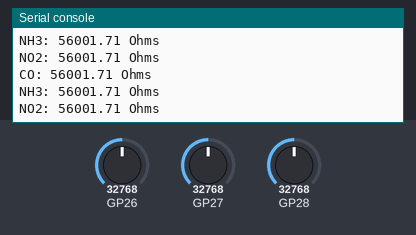
A program run on a simulated Raspberry Pi Pico running MicroPython. Shown: the last lines printed to the serial console. The test bench sets the inputs (shaded band); at power-on: GP26 = 32768, GP27 = 32768, GP28 = 32768 (analog values on the 0–65535 scale).

Above: at 4.2 s.
4.3 s: GP26 set to 45874
At 5.6 s:
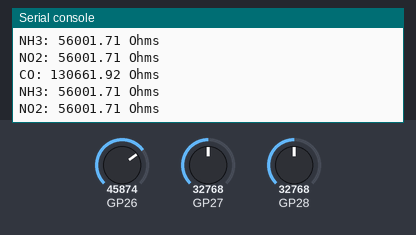
5.8 s: GP27 set to 45874
At 6.8 s:
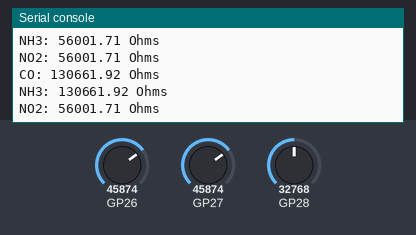
7.3 s: GP28 set to 45874
At 8.6 s:
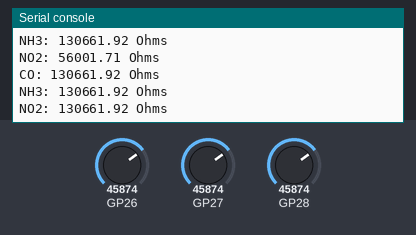
8.8 s: GP26 set to 57670
At 9.6 s:
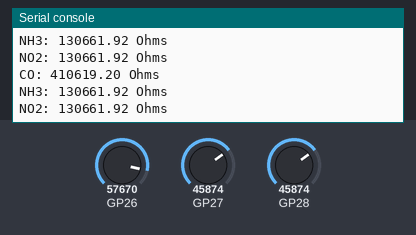
10.3 s: GP27 set to 57670
At 11.6 s:
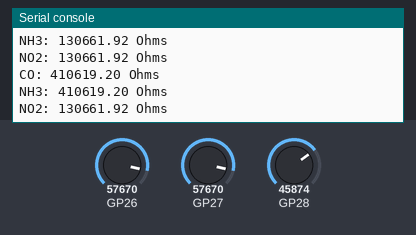
11.8 s: GP28 set to 57670
At 12.8 s:
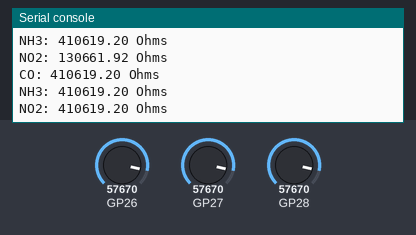
Timing chart, 0 to 14.3 s (numbered marks = the images above; inputs shaded):
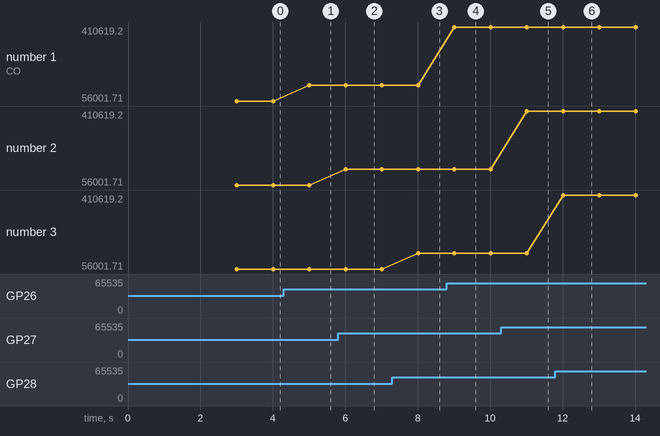

Measured:
- after the input at 4.3 s, the serial console: prints a new line after 0.71 s (image 1)
- after the input at 5.8 s, the serial console: prints a new line after 0.21 s (image 2)
- after the input at 7.3 s, the serial console: prints a new line after 0.71 s (image 3)
- after the input at 8.8 s, the serial console: prints a new line after 0.21 s (image 4)
- after the input at 10.3 s, the serial console: prints a new line after 0.71 s (image 5)
- after the input at 11.8 s, the serial console: prints a new line after 0.21 s (image 6)
- plotted number 1: 56001.71 → 130661.92 after the input at 4.3 s, 130661.92 → 410619.2 after the input at 8.8 s

The program:

main.py
```python
# Python env   : MicroPython v1.23.0
# -*- coding: utf-8 -*-
# @Time    : 2026/4/21 下午
# @Author  : hogeiha
# @File    : main.py
# @Description : MiCS6814 CO、NH3、NO2 三通道 ADC 读取示例

# ======================================== 导入相关模块 =========================================

import time
from mics6814 import MICS6814

# ======================================== 全局变量 ============================================

# CO 通道连接到 Pico GPIO26
CO_PIN = 26

# NH3 通道连接到 Pico GPIO27
NH3_PIN = 27

# NO2 通道连接到 Pico GPIO28
NO2_PIN = 28

# ======================================== 功能函数 ============================================

# ======================================== 自定义类 ============================================

# ======================================== 初始化配置 ===========================================

time.sleep(3)
print("FreakStudio: MICS6814 CO NH3 NO2 ADC sensor")

# 创建 MiCS6814 三通道 ADC 采集对象
gas = MICS6814(CO_PIN, NH3_PIN, NO2_PIN)

# ========================================  主程序  ============================================

try:
    while True:
        # 读取 CO、NH3、NO2 三个通道的电阻、电压和原始 ADC 值
        readings = gas.read_all()

        # 打印传感器读数
        print(readings)

        # 每秒读取一次传感器
        time.sleep(1)
except KeyboardInterrupt:
    pass
```

mics6814.py
```python
# (licence header left out)
__version__ = "1.0.0"
__author__ = "FreakStudio"
__license__ = "MIT"
__platform__ = "MicroPython v1.23.0"

# ======================================== 导入相关模块 =========================================

from machine import ADC, Pin

# ======================================== 全局变量 ============================================

# Pico ADC 16 位读取最大值，取值 65535
ADC_MAX_VALUE = 65535

# MiCS6814 模块默认负载电阻，取值 56000 欧姆
DEFAULT_LOAD_RESISTOR = 56000.0

# 默认 ADC 参考电压，取值 3.3V
DEFAULT_VREF = 3.3

# ======================================== 功能函数 ============================================


def _build_adc(pin) -> ADC:
    """
    根据传入引脚创建 ADC 对象。
    Args:
        pin (int | Pin | ADC): ADC 引脚编号、Pin 对象或 ADC 对象。

    Raises:
        ValueError: 参数为空时抛出。

    Notes:
        已创建的 ADC 对象会直接返回。

    ==========================================
    Create an ADC object from the input pin.
    Args:
        pin (int | Pin | ADC): ADC pin number, Pin object or ADC object.

    Raises:
        ValueError: Raised when the parameter is None.

    Notes:
        Existing ADC objects are returned directly.
    """
    if pin is None:
        raise ValueError("Pin cannot be None")

    if isinstance(pin, ADC):
        return pin

    if isinstance(pin, Pin):
        return ADC(pin)

    return ADC(Pin(pin))


# ======================================== 自定义类 ============================================


class Mics6814Reading:
    """
    MiCS6814 CO、NH3、NO2 三通道电阻读数结果。
    Attributes:
        co (float): CO 通道传感电阻值。
        nh3 (float): NH3 通道传感电阻值。
        no2 (float): NO2 通道传感电阻值。
        raw_co (int): CO 通道原始 ADC 值。
        raw_nh3 (int): NH3 通道原始 ADC 值。
        raw_no2 (int): NO2 通道原始 ADC 值。
        voltage_co (float): CO 通道电压值。
        voltage_nh3 (float): NH3 通道电压值。
        voltage_no2 (float): NO2 通道电压值。

    Methods:
        as_dict(): 返回字典格式的完整读数。

    Notes:
        电阻单位为欧姆，电压单位为伏。

    ==========================================
    MiCS6814 CO, NH3 and NO2 channel resistance reading result.
    Attributes:
        co (float): CO channel sensor resistance.
        nh3 (float): NH3 channel sensor resistance.
        no2 (float): NO2 channel sensor resistance.
        raw_co (int): Raw ADC value of CO channel.
        raw_nh3 (int): Raw ADC value of NH3 channel.
        raw_no2 (int): Raw ADC value of NO2 channel.
        voltage_co (float): Voltage of CO channel.
        voltage_nh3 (float): Voltage of NH3 channel.
        voltage_no2 (float): Voltage of NO2 channel.

    Methods:
        as_dict(): Return complete reading as a dictionary.

    Notes:
        Resistance is in ohms and voltage is in volts.
    """

    __slots__ = (
        "co",
        "nh3",
        "no2",
        "raw_co",
        "raw_nh3",
        "raw_no2",
        "voltage_co",
        "voltage_nh3",
        "voltage_no2",
    )

    def __init__(
        self,
        co: float,
        nh3: float,
        no2: float,
        raw_co: int,
        raw_nh3: int,
        raw_no2: int,
        voltage_co: float,
        voltage_nh3: float,
        voltage_no2: float,
    ) -> None:
        """
        初始化 MiCS6814 读数结果。
        Args:
            co (float): CO 通道传感电阻值。
            nh3 (float): NH3 通道传感电阻值。
            no2 (float): NO2 通道传感电阻值。
            raw_co (int): CO 通道原始 ADC 值。
            raw_nh3 (int): NH3 通道原始 ADC 值。
            raw_no2 (int): NO2 通道原始 ADC 值。
            voltage_co (float): CO 通道电压值。
            voltage_nh3 (float): NH3 通道电压值。
            voltage_no2 (float): NO2 通道电压值。

        Raises:
            无

        Notes:
            仅保存采集结果，不执行传感器采集。

        ==========================================
        Initialize MiCS6814 reading result.
        Args:
            co (float): CO channel sensor resistance.
            nh3 (float): NH3 channel sensor resistance.
            no2 (float): NO2 channel sensor resistance.
            raw_co (int): Raw ADC value of CO channel.
            raw_nh3 (int): Raw ADC value of NH3 channel.
            raw_no2 (int): Raw ADC value of NO2 channel.
            voltage_co (float): Voltage of CO channel.
            voltage_nh3 (float): Voltage of NH3 channel.
            voltage_no2 (float): Voltage of NO2 channel.

        Raises:
            None

        Notes:
            Stores sampling result only and does not sample the sensor.
        """
        self.co = co
        self.nh3 = nh3
        self.no2 = no2
        self.raw_co = raw_co
        self.raw_nh3 = raw_nh3
        self.raw_no2 = raw_no2
        self.voltage_co = voltage_co
        self.voltage_nh3 = voltage_nh3
        self.voltage_no2 = voltage_no2

    def as_dict(self) -> dict:
        """
        返回字典格式的完整读数。
        Args:
            无

        Raises:
            无

        Notes:
            适合串口打印或上传数据。

        ==========================================
        Return complete reading as a dictionary.
        Args:
            None

        Raises:
            None

        Notes:
            Suitable for serial printing or data upload.
        """
        return {
            "co": self.co,
            "nh3": self.nh3,
            "no2": self.no2,
            "raw_co": self.raw_co,
            "raw_nh3": self.raw_nh3,
            "raw_no2": self.raw_no2,
            "voltage_co": self.voltage_co,
            "voltage_nh3": self.voltage_nh3,
            "voltage_no2": self.voltage_no2,
        }

    def __repr__(self) -> str:
        return ("CO: {:.2f} Ohms\n" "NH3: {:.2f} Ohms\n" "NO2: {:.2f} Ohms").format(self.co, self.nh3, self.no2)

    __str__ = __repr__


class MICS6814:
    """
    MiCS6814 CO、NH3、NO2 三通道 ADC 采集驱动。
    Attributes:
        adc_co (ADC): CO 通道 ADC 对象。
        adc_nh3 (ADC): NH3 通道 ADC 对象。
        adc_no2 (ADC): NO2 通道 ADC 对象。
        vref (float): ADC 参考电压。
        load_resistor (float): 负载电阻值。
        samples (int): 单次读数平均采样次数。

    Methods:
        read_all(): 读取三个通道的气体电阻。
        read_raw_all(): 读取三个通道的原始 ADC 值。
        read_voltage_all(): 读取三个通道的电压值。
        read_co(): 读取 CO 通道电阻。
        read_nh3(): 读取 NH3 通道电阻。
        read_no2(): 读取 NO2 通道电阻。

    Notes:
        CO 对应原 reducing 通道，NO2 对应原 oxidising 通道。

    ==========================================
    MiCS6814 CO, NH3 and NO2 channel ADC sampling driver.
    Attributes:
        adc_co (ADC): ADC object for CO channel.
        adc_nh3 (ADC): ADC object for NH3 channel.
        adc_no2 (ADC): ADC object for NO2 channel.
        vref (float): ADC reference voltage.
        load_resistor (float): Load resistor value.
        samples (int): Average sample count per reading.

    Methods:
        read_all(): Read gas resistance from all three channels.
        read_raw_all(): Read raw ADC values from all three channels.
        read_voltage_all(): Read voltage values from all three channels.
        read_co(): Read CO channel resistance.
        read_nh3(): Read NH3 channel resistance.
        read_no2(): Read NO2 channel resistance.

    Notes:
        CO maps to the original reducing channel and NO2 maps to the original oxidising channel.
    """

    def __init__(
        self,
        co_pin,
        nh3_pin,
        no2_pin,
        vref: float = DEFAULT_VREF,
        load_resistor: float = DEFAULT_LOAD_RESISTOR,
        samples: int = 1,
    ) -> None:
        """
        初始化 MiCS6814 ADC 采集驱动。
        Args:
            co_pin (int | Pin | ADC): CO 通道 ADC 引脚。
            nh3_pin (int | Pin | ADC): NH3 通道 ADC 引脚。
            no2_pin (int | Pin | ADC): NO2 通道 ADC 引脚。
            vref (float): ADC 参考电压，默认 3.3V。
            load_resistor (float): 负载电阻值，默认 56000 欧姆。
            samples (int): 平均采样次数，默认 1。

        Raises:
            ValueError: 参数为空或取值非法时抛出。
            TypeError: 参数类型非法时抛出。

        Notes:
            Pico 常用 ADC 引脚为 GPIO26、GPIO27、GPIO28。

        ==========================================
        Initialize MiCS6814 ADC sampling driver.
        Args:
            co_pin (int | Pin | ADC): ADC pin for CO channel.
            nh3_pin (int | Pin | ADC): ADC pin for NH3 channel.
            no2_pin (int | Pin | ADC): ADC pin for NO2 channel.
            vref (float): ADC reference voltage, default 3.3V.
            load_resistor (float): Load resistor value, default 56000 ohms.
            samples (int): Average sample count, default 1.

        Raises:
            ValueError: Raised when a value is missing or out of range.
            TypeError: Raised when a parameter type is invalid.

        Notes:
            Common Pico ADC pins are GPIO26, GPIO27 and GPIO28.
        """
        if vref is None:
            raise ValueError("Vref cannot be None")

        if load_resistor is None:
            raise ValueError("Load resistor cannot be None")

        if samples is None:
            raise ValueError("Samples cannot be None")

        if not isinstance(samples, int):
            raise TypeError("Samples must be integer")

        if vref <= 0:
            raise ValueError("Vref must be greater than zero")

        if load_resistor <= 0:
            raise ValueError("Load resistor must be greater than zero")

        if samples < 1:
            raise ValueError("Samples must be greater than zero")

        self.adc_co = _build_adc(co_pin)
        self.adc_nh3 = _build_adc(nh3_pin)
        self.adc_no2 = _build_adc(no2_pin)
        self.vref = float(vref)
        self.load_resistor = float(load_resistor)
        self.samples = samples

    def _read_raw(self, adc: ADC) -> int:
        """
        读取单个 ADC 通道原始值。
        Args:
            adc (ADC): ADC 对象。

        Raises:
            ValueError: ADC 参数为空时抛出。

        Notes:
            当 samples 大于 1 时返回平均值。

        ==========================================
        Read raw value from one ADC channel.
        Args:
            adc (ADC): ADC object.

        Raises:
            ValueError: Raised when ADC parameter is None.

        Notes:
            Returns average value when samples is greater than one.
        """
        if adc is None:
            raise ValueError("Adc cannot be None")

        total = 0

        for _ in range(self.samples):
            total += adc.read_u16()

        return total // self.samples

    def _raw_to_voltage(self, raw: int) -> float:
        """
        将原始 ADC 值转换为电压。
        Args:
            raw (int): 原始 ADC 值。

        Raises:
            ValueError: 原始值为空或越界时抛出。
            TypeError: 原始值类型非法时抛出。

        Notes:
            Pico MicroPython 的 read_u16 返回 0 到 65535。

        ==========================================
        Convert raw ADC value to voltage.
        Args:
            raw (int): Raw ADC value.

        Raises:
            ValueError: Raised when raw value is None or out of range.
            TypeError: Raised when raw value type is invalid.

        Notes:
            Pico MicroPython read_u16 returns 0 to 65535.
        """
        if raw is None:
            raise ValueError("Raw value cannot be None")

        if not isinstance(raw, int):
            raise TypeError("Raw value must be integer")

        if raw < 0 or raw > ADC_MAX_VALUE:
            raise ValueError("Raw value out of range")

        return raw / ADC_MAX_VALUE * self.vref

    def _voltage_to_resistance(self, voltage: float) -> float:
        """
        将气体通道电压换算为传感电阻。
        Args:
            voltage (float): 气体通道电压值。

        Raises:
            ValueError: 电压参数为空或为负数时抛出。

        Notes:
            使用原驱动公式 voltage * load_resistor / (vref - voltage)。

        ==========================================
        Convert gas channel voltage to sensor resistance.
        Args:
            voltage (float): Gas channel voltage.

        Raises:
            ValueError: Raised when voltage is None or negative.

        Notes:
            Uses the original formula voltage * load_resistor / (vref - voltage).
        """
        if voltage is None:
            raise ValueError("Voltage cannot be None")

        if voltage < 0:
            raise ValueError("Voltage must not be negative")

        if voltage >= self.vref:
            return 0.0

        return voltage * self.load_resistor / (self.vref - voltage)

    def read_raw_all(self) -> dict:
        """
        读取 CO、NH3、NO2 三个通道的原始 ADC 值。
        Args:
            无

        Raises:
            无

        Notes:
            返回键名为 co、nh3 和 no2。

        ==========================================
        Read raw ADC values from CO, NH3 and NO2 channels.
        Args:
            None

        Raises:
            None

        Notes:
            Return keys are co, nh3 and no2.
        """
        return {
            "co": self._read_raw(self.adc_co),
            "nh3": self._read_raw(self.adc_nh3),
            "no2": self._read_raw(self.adc_no2),
        }

    def read_voltage_all(self) -> dict:
        """
        读取 CO、NH3、NO2 三个通道的电压值。
        Args:
            无

        Raises:
            无

        Notes:
            电压由原始 ADC 值按 vref 线性换算。

        ==========================================
        Read voltage values from CO, NH3 and NO2 channels.
        Args:
            None

        Raises:
            None

        Notes:
            Voltage is converted from raw ADC value with vref.
        """
        raw = self.read_raw_all()

        return {
            "co": self._raw_to_voltage(raw["co"]),
            "nh3": self._raw_to_voltage(raw["nh3"]),
            "no2": self._raw_to_voltage(raw["no2"]),
        }

    def read_all(self) -> Mics6814Reading:
        """
        读取 CO、NH3、NO2 三个通道的气体电阻。
        Args:
            无

        Raises:
            无

        Notes:
            返回值同时包含电阻、电压和原始 ADC 值。

        ==========================================
        Read gas resistance from CO, NH3 and NO2 channels.
        Args:
            None

        Raises:
            None

        Notes:
            Return value includes resistance, voltage and raw ADC values.
        """
        raw = self.read_raw_all()
        voltage = {
            "co": self._raw_to_voltage(raw["co"]),
            "nh3": self._raw_to_voltage(raw["nh3"]),
            "no2": self._raw_to_voltage(raw["no2"]),
        }

        return Mics6814Reading(
            self._voltage_to_resistance(voltage["co"]),
            self._voltage_to_resistance(voltage["nh3"]),
            self._voltage_to_resistance(voltage["no2"]),
            raw["co"],
            raw["nh3"],
            raw["no2"],
            voltage["co"],
            voltage["nh3"],
            voltage["no2"],
        )

    def read_co(self) -> float:
        """
        读取 CO 通道电阻。
        Args:
            无

        Raises:
            无

        Notes:
            CO 使用 MiCS6814 的还原性气体通道。

        ==========================================
        Read CO channel resistance.
        Args:
            None

        Raises:
            None

        Notes:
            CO uses the MiCS6814 reducing gas channel.
        """
        return self.read_all().co

    def read_nh3(self) -> float:
        """
        读取 NH3 通道电阻。
        Args:
            无

        Raises:
            无

        Notes:
            返回 MiCS6814 NH3 通道的传感电阻。

        ==========================================
        Read NH3 channel resistance.
        Args:
            None

        Raises:
            None

        Notes:
            Returns sensor resistance from MiCS6814 NH3 channel.
        """
        return self.read_all().nh3

    def read_no2(self) -> float:
        """
        读取 NO2 通道电阻。
        Args:
            无

        Raises:
            无

        Notes:
            NO2 使用 MiCS6814 的氧化性气体通道。

        ==========================================
        Read NO2 channel resistance.
        Args:
            None

        Raises:
            None

        Notes:
            NO2 uses the MiCS6814 oxidising gas channel.
        """
        return self.read_all().no2


# ======================================== 初始化配置 ===========================================

# ========================================  主程序  ============================================
```
